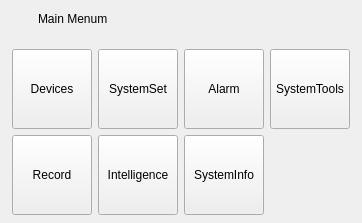
<?xml version="1.0" encoding="UTF-8"?>
<ui version="4.0">
 <class>FrmMainMenu</class>
 <widget class="QWidget" name="FrmMainMenu">
  <property name="geometry">
   <rect>
    <x>0</x>
    <y>0</y>
    <width>362</width>
    <height>223</height>
   </rect>
  </property>
  <property name="windowTitle">
   <string>Form</string>
  </property>
  <layout class="QGridLayout" name="gridLayout_3">
   <property name="leftMargin">
    <number>0</number>
   </property>
   <property name="topMargin">
    <number>0</number>
   </property>
   <property name="rightMargin">
    <number>0</number>
   </property>
   <property name="bottomMargin">
    <number>0</number>
   </property>
   <property name="spacing">
    <number>6</number>
   </property>
   <item row="0" column="0">
    <widget class="QWidget" name="WidGetTitle" native="true">
     <property name="enabled">
      <bool>true</bool>
     </property>
     <property name="sizePolicy">
      <sizepolicy hsizetype="Preferred" vsizetype="Fixed">
       <horstretch>0</horstretch>
       <verstretch>0</verstretch>
      </sizepolicy>
     </property>
     <property name="minimumSize">
      <size>
       <width>0</width>
       <height>33</height>
      </size>
     </property>
     <property name="maximumSize">
      <size>
       <width>16777215</width>
       <height>33</height>
      </size>
     </property>
     <layout class="QGridLayout" name="gridLayout_2">
      <property name="leftMargin">
       <number>0</number>
      </property>
      <property name="topMargin">
       <number>0</number>
      </property>
      <property name="rightMargin">
       <number>0</number>
      </property>
      <property name="bottomMargin">
       <number>0</number>
      </property>
      <property name="spacing">
       <number>0</number>
      </property>
      <item row="0" column="2">
       <widget class="QPushButton" name="BtnClose">
        <property name="minimumSize">
         <size>
          <width>32</width>
          <height>33</height>
         </size>
        </property>
        <property name="maximumSize">
         <size>
          <width>32</width>
          <height>33</height>
         </size>
        </property>
        <property name="text">
         <string/>
        </property>
        <property name="autoDefault">
         <bool>true</bool>
        </property>
        <property name="flat">
         <bool>true</bool>
        </property>
       </widget>
      </item>
      <item row="0" column="0">
       <widget class="QLabel" name="LabIco">
        <property name="minimumSize">
         <size>
          <width>32</width>
          <height>33</height>
         </size>
        </property>
        <property name="maximumSize">
         <size>
          <width>32</width>
          <height>33</height>
         </size>
        </property>
        <property name="text">
         <string/>
        </property>
       </widget>
      </item>
      <item row="0" column="1">
       <widget class="QLabel" name="LabTitle">
        <property name="minimumSize">
         <size>
          <width>0</width>
          <height>33</height>
         </size>
        </property>
        <property name="maximumSize">
         <size>
          <width>16777215</width>
          <height>33</height>
         </size>
        </property>
        <property name="text">
         <string>Main Menum</string>
        </property>
       </widget>
      </item>
     </layout>
    </widget>
   </item>
   <item row="1" column="0">
    <layout class="QGridLayout" name="gridLayout">
     <property name="leftMargin">
      <number>6</number>
     </property>
     <property name="topMargin">
      <number>6</number>
     </property>
     <property name="rightMargin">
      <number>6</number>
     </property>
     <property name="bottomMargin">
      <number>6</number>
     </property>
     <item row="0" column="3">
      <widget class="QPushButton" name="BtnMainMenuSysTools">
       <property name="minimumSize">
        <size>
         <width>80</width>
         <height>80</height>
        </size>
       </property>
       <property name="maximumSize">
        <size>
         <width>80</width>
         <height>80</height>
        </size>
       </property>
       <property name="text">
        <string>SystemTools</string>
       </property>
      </widget>
     </item>
     <item row="0" column="1">
      <widget class="QPushButton" name="BtnMainMenuSystemSet">
       <property name="minimumSize">
        <size>
         <width>80</width>
         <height>80</height>
        </size>
       </property>
       <property name="maximumSize">
        <size>
         <width>80</width>
         <height>80</height>
        </size>
       </property>
       <property name="text">
        <string>SystemSet</string>
       </property>
      </widget>
     </item>
     <item row="0" column="0">
      <widget class="QPushButton" name="BtnMainMenuDevices">
       <property name="minimumSize">
        <size>
         <width>80</width>
         <height>80</height>
        </size>
       </property>
       <property name="maximumSize">
        <size>
         <width>80</width>
         <height>80</height>
        </size>
       </property>
       <property name="text">
        <string>Devices</string>
       </property>
      </widget>
     </item>
     <item row="0" column="2">
      <widget class="QPushButton" name="BtnMainMenuAlarm">
       <property name="minimumSize">
        <size>
         <width>80</width>
         <height>80</height>
        </size>
       </property>
       <property name="maximumSize">
        <size>
         <width>80</width>
         <height>80</height>
        </size>
       </property>
       <property name="text">
        <string>Alarm</string>
       </property>
      </widget>
     </item>
     <item row="1" column="0">
      <widget class="QPushButton" name="BtnMainMenuRecord">
       <property name="minimumSize">
        <size>
         <width>80</width>
         <height>80</height>
        </size>
       </property>
       <property name="maximumSize">
        <size>
         <width>80</width>
         <height>80</height>
        </size>
       </property>
       <property name="text">
        <string>Record</string>
       </property>
      </widget>
     </item>
     <item row="1" column="1">
      <widget class="QPushButton" name="BtnMainMenuIntelligenceAlgorthm">
       <property name="minimumSize">
        <size>
         <width>80</width>
         <height>80</height>
        </size>
       </property>
       <property name="maximumSize">
        <size>
         <width>80</width>
         <height>80</height>
        </size>
       </property>
       <property name="text">
        <string>Intelligence</string>
       </property>
      </widget>
     </item>
     <item row="1" column="2">
      <widget class="QPushButton" name="BtnMainMenuSystemInfo">
       <property name="minimumSize">
        <size>
         <width>80</width>
         <height>80</height>
        </size>
       </property>
       <property name="maximumSize">
        <size>
         <width>80</width>
         <height>80</height>
        </size>
       </property>
       <property name="text">
        <string>SystemInfo</string>
       </property>
      </widget>
     </item>
    </layout>
   </item>
  </layout>
 </widget>
 <resources/>
 <connections/>
</ui>
